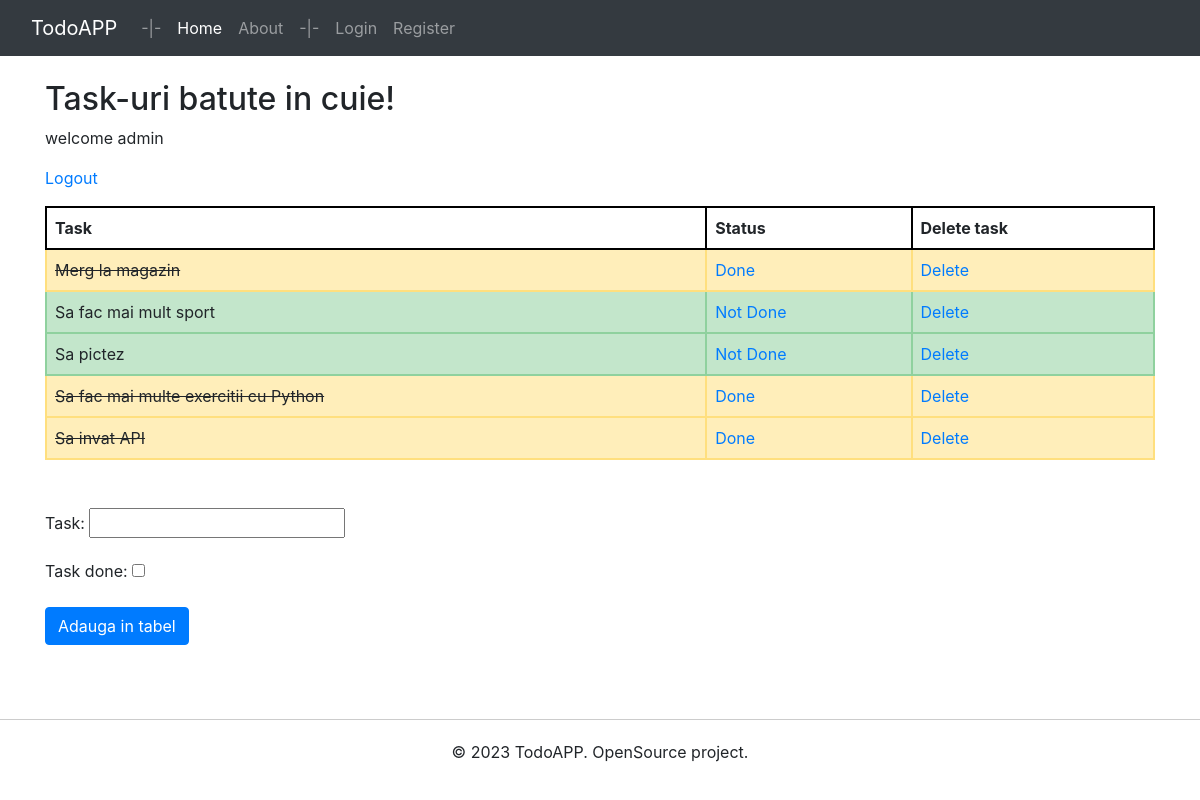
Before: /home/ (signed in) with the older database file.
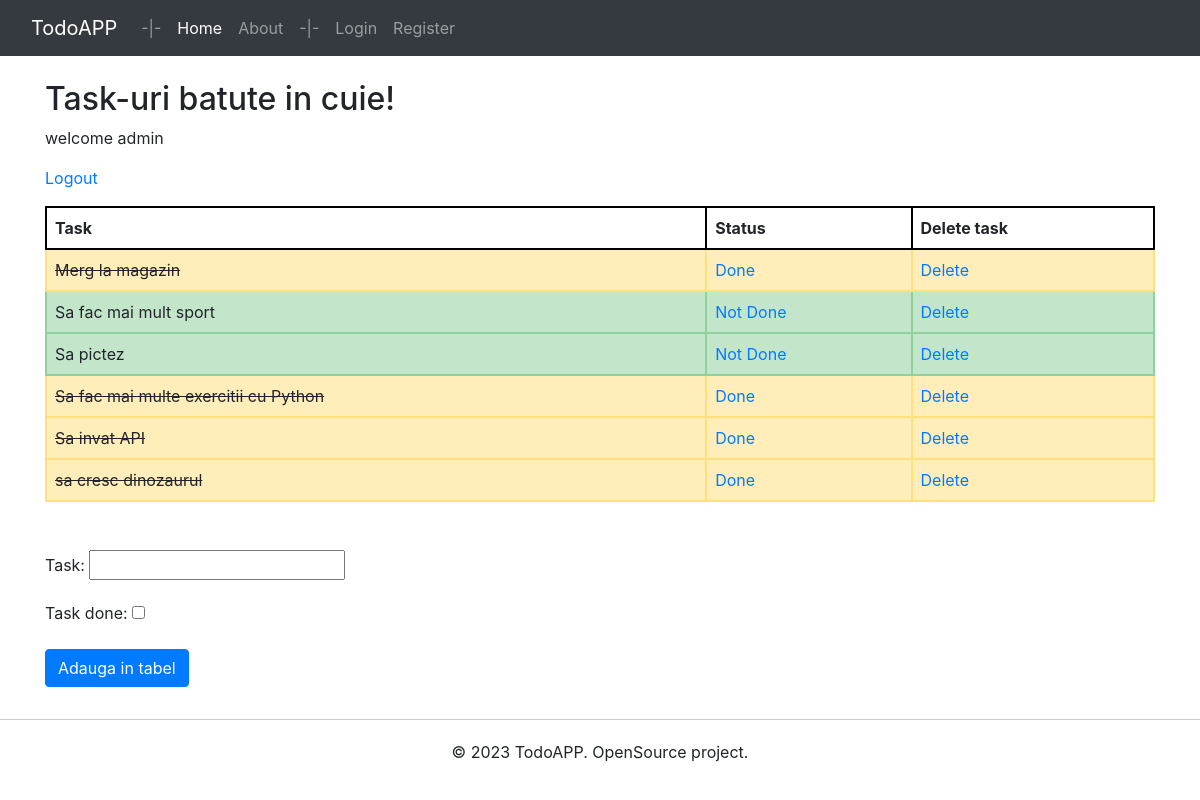
After: the same page with the newer database file.
### todoapp/models.py (models this page shows, shortened)
class Tasks(models.Model):
    task = models.CharField(max_length=100)
    task_done = models.BooleanField(default=False)

### todoapp/views.py (the view)
# urls.py: 2. Add a URL to urlpatterns:  path('', views.home, name='home')
def home(request):
    if request.method == 'POST':
        form = TasksForm(request.POST or None)
        if form.is_valid():
            form.save()
            form = TasksForm()
            tasks = Tasks.objects.all()
            context = {'form': form, 'tasks': tasks}
            return render(request, 'todoapp/home.html', context)
    else:
        form = TasksForm()
        tasks = Tasks.objects.all()
        context = {'form': form, 'tasks': tasks}
        return render(request, 'todoapp/home.html', context)

### todoapp/forms.py
class TasksForm(forms.ModelForm):
    class Meta:
        model = Tasks
        fields = ['task', 'task_done']

### todoapp/templates/todoapp/home.html (shortened to what this page needs)
{% extends 'todoapp/base.html' %}
{% block content %}
  <h2> Task-uri batute in cuie! </h2>
    {% if user.is_authenticated %}
    <p>welcome {{ user.username }}</p>
    <p><a href="/logout">Logout</a></p>
        <table style="width:100%">
          <thead>
          <tr>
            <th>Task</th>
            <th>Status</th>
            <th>Delete task</th>
          </tr>
        </thead>
        <tbody>
             {% if tasks %}
                  {% for task in tasks %}
                      {% if task.task_done %}
                          <tr class="table-warning">
                              <td class="linethrough">{{ task.task }}</td>
                              <td><a href="{% url 'change_status' task.id %}">Done</a></td>
                              <td><a href="{% url 'delete' task.id %}">Delete</a></td>
                          </tr>
                      {% else %}
                          <tr class="table-success">
                              <td>{{ task.task }}</td>
                              <td><a href="{% url 'change_status' task.id %}">Not Done</a></td>
                              <td><a href="{% url 'delete' task.id %}">Delete</a></td>
                          </tr>
                      {% endif %}
                  {% endfor %}
              {% endif %}
        </tbody>
        </table>
        <br>
        <br>
      <form method="POST">
        {{ form.as_p }}
        <button type="submit" class="btn btn-primary">Adauga in tabel</button>
      </form>
    {% else %}
        <p><a href="/login">Login</a></p>
        <p><a href="/register">Signup</a></p>
    {% endif %}
{% endblock %}

Changed rows visible on the page:
added Tasks: task "sa cresc dinozaurul"
